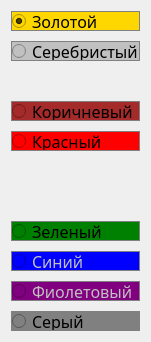
  <widget class="QWidget" name="verticalLayoutWidget_8">
   <property name="geometry">
    <rect>
     <x>520</x>
     <y>350</y>
     <width>97</width>
     <height>322</height>
    </rect>
   </property>
   <layout class="QVBoxLayout" name="stripe1_colors_5">
    <property name="spacing">
     <number>10</number>
    </property>
    <item>
     <widget class="QRadioButton" name="stripe1_gold_5">
      <property name="minimumSize">
       <size>
        <width>0</width>
        <height>20</height>
       </size>
      </property>
      <property name="maximumSize">
       <size>
        <width>16777215</width>
        <height>20</height>
       </size>
      </property>
      <property name="font">
       <font>
        <family>GOST type A</family>
        <pointsize>12</pointsize>
       </font>
      </property>
      <property name="styleSheet">
       <string notr="true">background: gold; border: 1px solid gray;</string>
      </property>
      <property name="text">
       <string>Золотой</string>
      </property>
      <property name="checked">
       <bool>true</bool>
      </property>
     </widget>
    </item>
    <item>
     <widget class="QRadioButton" name="stripe1_silver_5">
      <property name="minimumSize">
       <size>
        <width>0</width>
        <height>20</height>
       </size>
      </property>
      <property name="maximumSize">
       <size>
        <width>16777215</width>
        <height>20</height>
       </size>
      </property>
      <property name="font">
       <font>
        <family>GOST type A</family>
        <pointsize>12</pointsize>
       </font>
      </property>
      <property name="styleSheet">
       <string notr="true">background: silver; border: 1px solid gray;</string>
      </property>
      <property name="text">
       <string>Серебристый</string>
      </property>
     </widget>
    </item>
    <item>
     <widget class="QLabel" name="nolabel_3">
      <property name="minimumSize">
       <size>
        <width>0</width>
        <height>20</height>
       </size>
      </property>
      <property name="maximumSize">
       <size>
        <width>16777215</width>
        <height>20</height>
       </size>
      </property>
      <property name="font">
       <font>
        <family>GOST type A</family>
        <pointsize>12</pointsize>
       </font>
      </property>
      <property name="text">
       <string/>
      </property>
     </widget>
    </item>
    <item>
     <widget class="QRadioButton" name="stripe1_brown_5">
      <property name="minimumSize">
       <size>
        <width>0</width>
        <height>20</height>
       </size>
      </property>
      <property name="maximumSize">
       <size>
        <width>16777215</width>
        <height>20</height>
       </size>
      </property>
      <property name="font">
       <font>
        <family>GOST type A</family>
        <pointsize>12</pointsize>
       </font>
      </property>
      <property name="styleSheet">
       <string notr="true">background: brown; border: 1px solid gray;</string>
      </property>
      <property name="text">
       <string>Коричневый</string>
      </property>
     </widget>
    </item>
    <item>
     <widget class="QRadioButton" name="stripe1_red_5">
      <property name="minimumSize">
       <size>
        <width>0</width>
        <height>20</height>
       </size>
      </property>
      <property name="maximumSize">
       <size>
        <width>16777215</width>
        <height>20</height>
       </size>
      </property>
      <property name="font">
       <font>
        <family>GOST type A</family>
        <pointsize>12</pointsize>
       </font>
      </property>
      <property name="styleSheet">
       <string notr="true">background: red; border: 1px solid gray;</string>
      </property>
      <property name="text">
       <string>Красный</string>
      </property>
     </widget>
    </item>
    <item>
     <widget class="QLabel" name="nolabel_5">
      <property name="minimumSize">
       <size>
        <width>0</width>
        <height>20</height>
       </size>
      </property>
      <property name="maximumSize">
       <size>
        <width>16777215</width>
        <height>20</height>
       </size>
      </property>
      <property name="font">
       <font>
        <family>GOST type A</family>
        <pointsize>12</pointsize>
       </font>
      </property>
      <property name="text">
       <string/>
      </property>
     </widget>
    </item>
    <item>
     <widget class="QLabel" name="nolabel_4">
      <property name="minimumSize">
       <size>
        <width>0</width>
        <height>20</height>
       </size>
      </property>
      <property name="maximumSize">
       <size>
        <width>16777215</width>
        <height>20</height>
       </size>
      </property>
      <property name="font">
       <font>
        <family>GOST type A</family>
        <pointsize>12</pointsize>
       </font>
      </property>
      <property name="text">
       <string/>
      </property>
     </widget>
    </item>
    <item>
     <widget class="QRadioButton" name="stripe1_green_5">
      <property name="minimumSize">
       <size>
        <width>0</width>
        <height>20</height>
       </size>
      </property>
      <property name="maximumSize">
       <size>
        <width>16777215</width>
        <height>20</height>
       </size>
      </property>
      <property name="font">
       <font>
        <family>GOST type A</family>
        <pointsize>12</pointsize>
       </font>
      </property>
      <property name="styleSheet">
       <string notr="true">background: green; border: 1px solid gray;</string>
      </property>
      <property name="text">
       <string>Зеленый</string>
      </property>
     </widget>
    </item>
    <item>
     <widget class="QRadioButton" name="stripe1_blue_5">
      <property name="minimumSize">
       <size>
        <width>0</width>
        <height>20</height>
       </size>
      </property>
      <property name="maximumSize">
       <size>
        <width>16777215</width>
        <height>20</height>
       </size>
      </property>
      <property name="font">
       <font>
        <family>GOST type A</family>
        <pointsize>12</pointsize>
       </font>
      </property>
      <property name="styleSheet">
       <string notr="true">background: blue; color: silver; border: 1px solid gray;</string>
      </property>
      <property name="text">
       <string>Синий</string>
      </property>
     </widget>
    </item>
    <item>
     <widget class="QRadioButton" name="stripe1_purple_5">
      <property name="minimumSize">
       <size>
        <width>0</width>
        <height>20</height>
       </size>
      </property>
      <property name="maximumSize">
       <size>
        <width>16777215</width>
        <height>20</height>
       </size>
      </property>
      <property name="font">
       <font>
        <family>GOST type A</family>
        <pointsize>12</pointsize>
       </font>
      </property>
      <property name="styleSheet">
       <string notr="true">background: purple; color: silver; border: 1px solid gray;</string>
      </property>
      <property name="text">
       <string>Фиолетовый</string>
      </property>
     </widget>
    </item>
    <item>
     <widget class="QRadioButton" name="stripe1_gray_5">
      <property name="minimumSize">
       <size>
        <width>0</width>
        <height>20</height>
       </size>
      </property>
      <property name="maximumSize">
       <size>
        <width>16777215</width>
        <height>20</height>
       </size>
      </property>
      <property name="font">
       <font>
        <family>GOST type A</family>
        <pointsize>12</pointsize>
       </font>
      </property>
      <property name="styleSheet">
       <string notr="true">background: gray; border: 1px solid gray;</string>
      </property>
      <property name="text">
       <string>Серый</string>
      </property>
     </widget>
    </item>
   </layout>
  </widget>
